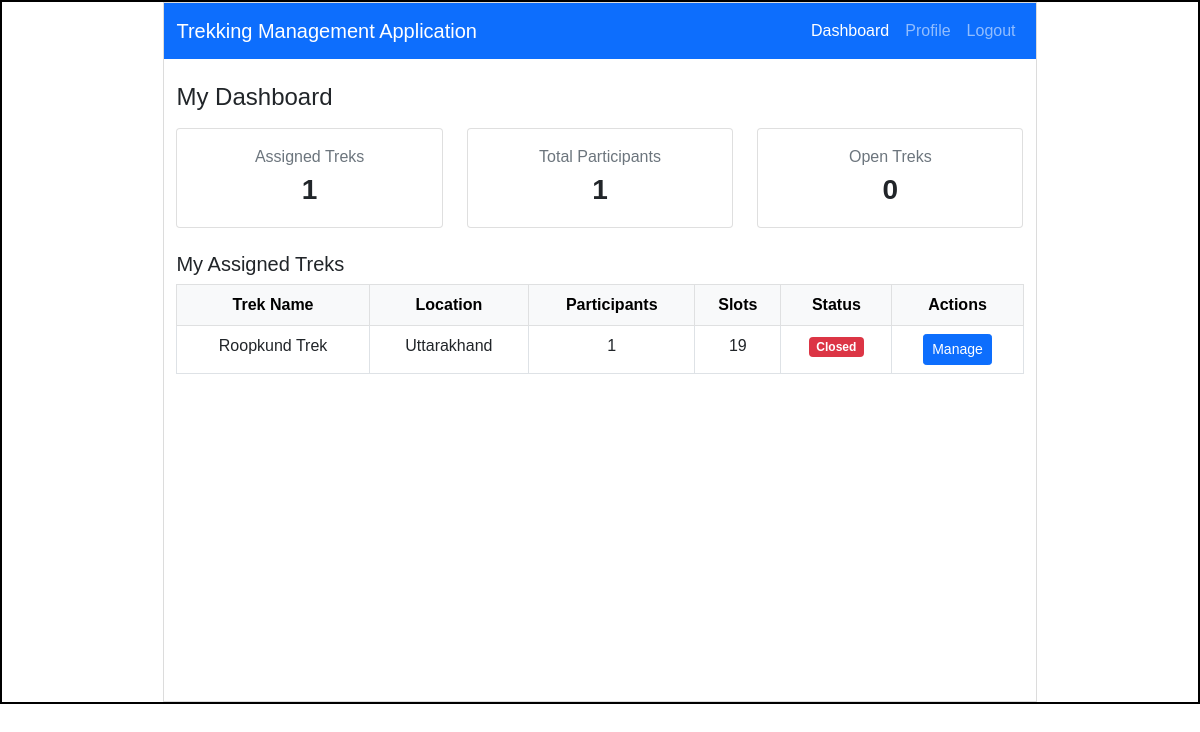
Page /trek_staff/dashboard/3 (signed in) on the committed database.
### models.py (models this page shows)
class Trek(db.Model):
    __tablename__ = "trek"
    id = db.Column(db.Integer  , primary_key = True)
    trek_name = db.Column(db.String() , nullable = False)
    location = db.Column(db.String(100),nullable=False)
    difficulty = db.Column(db.String(20),nullable=False)
    duration = db.Column(db.Integer,nullable=False)
    available_slots = db.Column(db.Integer,nullable=False)
    trek_status = db.Column(db.String(20),nullable=False,default = "Pending")
    start_date = db.Column(db.Date,nullable=False)
    end_date = db.Column(db.Date,nullable=False)
    description = db.Column(db.Text)
    staff_id = db.Column(db.Integer,db.ForeignKey("staff_profile.id"), nullable = True)
    bookings = db.relationship("Booking",backref = "trek",lazy=True) # One Trek -> Many Bookings

### app.py (the view)
@app.route("/trek_staff/dashboard/<int:user_id>")
@role_required("trek_staff")
@login_required
def trek_staff_dashboard(user_id):
    user = User.query.get_or_404(user_id)
    staff_profile = user.staff_profile
    assigned_treks = staff_profile.treks
    trek_counts = {}
    for trek in assigned_treks:
        trek_counts[trek.id] = Booking.query.filter(
            Booking.trek_id == trek.id,
            Booking.booking_status.in_(["Booked", "Started", "Completed"])
        ).count()
    total_participants = sum(trek_counts.values())
    open_treks_count = sum(1 for trek in assigned_treks if trek.trek_status == "Open")
    return render_template(
        "trek_staff_dashboard.html",
        user=user,
        treks=assigned_treks,
        trek_counts=trek_counts,
        total_participants=total_participants,
        open_treks_count=open_treks_count)

### app.py (called while the page is built)
def login_required(f):
    @wraps(f)
    def wrapper(*args, **kwargs):
        if 'user_id' not in session:
            flash("Please log in to continue.", "warning")
            return redirect(url_for("login"))
        if 'user_id' in kwargs and kwargs['user_id'] != session['user_id']:
            flash("You don't have access to that page.", "warning")
            return _redirect_to_own_area()
        return f(*args, **kwargs)
    return wrapper

def role_required(*roles):
    def decorator(f):
        @wraps(f)
        def wrapper(*args, **kwargs):
            if 'user_id' not in session:
                flash("Please log in to continue.", "warning")
                return redirect(url_for("login"))
            if session.get('role') not in roles:
                flash("You don't have access to that page.", "warning")
                return _redirect_to_own_area()
            return f(*args, **kwargs)
        return wrapper
    return decorator

### templates/trek_staff_dashboard.html (shortened to what this page needs)
<!DOCTYPE html>
<html lang="en">
<head>
    <link rel="stylesheet" href="{{ url_for('static', filename='style.css') }}">
    <link href="https://cdn.jsdelivr.net/npm/bootstrap@5.0.2/dist/css/bootstrap.min.css" rel="stylesheet">
</head>
<body>
    <div id="main">
        <div id="canvas">
            <nav class="navbar navbar-expand-lg navbar-dark bg-primary">
                <div class="container-fluid">
                    <a class="navbar-brand" href="/trek_staff/dashboard/{{ user.id }}">Trekking Management Application</a>
                    <div class="navbar-nav ms-auto">
                        <a class="nav-link active" href="/trek_staff/dashboard/{{ user.id }}">Dashboard</a>
                        <a class="nav-link" href="/trek_staff/profile/{{ user.id }}">Profile</a>
                        <a class="nav-link" href="/logout">Logout</a>
                    </div>
                </div>
            </nav>
            <div class="container mt-4">
                <h4 class="mb-3">My Dashboard</h4>
                <div class="row mb-4">
                    <div class="col-md-4">
                        <div class="card text-center p-3">
                            <div class="text-muted">Assigned Treks</div>
                            <div class="fs-3 fw-bold">{{ treks|length }}</div>
                        </div>
                    </div>
                    <div class="col-md-4">
                        <div class="card text-center p-3">
                            <div class="text-muted">Total Participants</div>
                            <div class="fs-3 fw-bold">{{ total_participants }}</div>
                        </div>
                    </div>
                    <div class="col-md-4">
                        <div class="card text-center p-3">
                            <div class="text-muted">Open Treks</div>
                            <div class="fs-3 fw-bold">{{ open_treks_count }}</div>
                        </div>
                    </div>
                </div>
                <h5 class="mb-2">My Assigned Treks</h5>
                {% if treks %}
                <div style="max-height: 400px; overflow-y: auto;">
                    <table class="table table-bordered table-hover text-center">
                        <thead class="table-light">
                            <tr>
                                <th>Trek Name</th>
                                <th>Location</th>
                                <th>Participants</th>
                                <th>Slots</th>
                                <th>Status</th>
                                <th>Actions</th>
                            </tr>
                        </thead>
                        <tbody>
                            {% for trek in treks %}
                            <tr>
                                <td>{{ trek.trek_name }}</td>
                                <td>{{ trek.location }}</td>
                                <td>{{ trek_counts[trek.id] }}</td>
                                <td>{{ trek.available_slots }}</td>
                                <td>
                                    {% if trek.trek_status == "Open" %}
                                        <span class="badge bg-primary">Open</span>
                                    {% elif trek.trek_status == "Started" %}
                                        <span class="badge bg-success">Started</span>
                                    {% elif trek.trek_status == "Completed" %}
                                        <span class="badge bg-success">Completed</span>
                                    {% elif trek.trek_status == "Closed" %}
                                        <span class="badge bg-danger">Closed</span>
                                    {% else %}
                                        <span class="badge bg-light text-dark">{{ trek.trek_status }}</span>
                                    {% endif %}
                                </td>
                                <td>
                                    <a href="/trek_staff/trek/manage/{{ trek.id }}/{{ user.id }}" class="btn btn-primary btn-sm">Manage</a>
                                </td>
                            </tr>
                            {% endfor %}
                        </tbody>
                    </table>
                </div>
                {% else %}
                <div class="alert alert-info">No treks have been assigned to you yet.</div>
                {% endif %}
            </div>
        </div>
    </div>
</body>
</html>

### static/style.css (style rules this page uses)
* { margin:0px; font-family: Arial, Helvetica, sans-serif; }
#main { border:2px solid black; margin-top: 0px; }
#canvas { border:1px solid #dcdcdc; width:73%; height:700px; margin:auto; }
table { max-height: 20px; overflow-y: auto; }

### rows in the picture
Trek: trek_name "Roopkund Trek", location "Uttarakhand", staff "1", available_slots "19", trek_status "Closed"

### other values in the picture
{{ treks|length }} "1"
{{ total_participants }} "1"
{{ open_treks_count }} "0"
